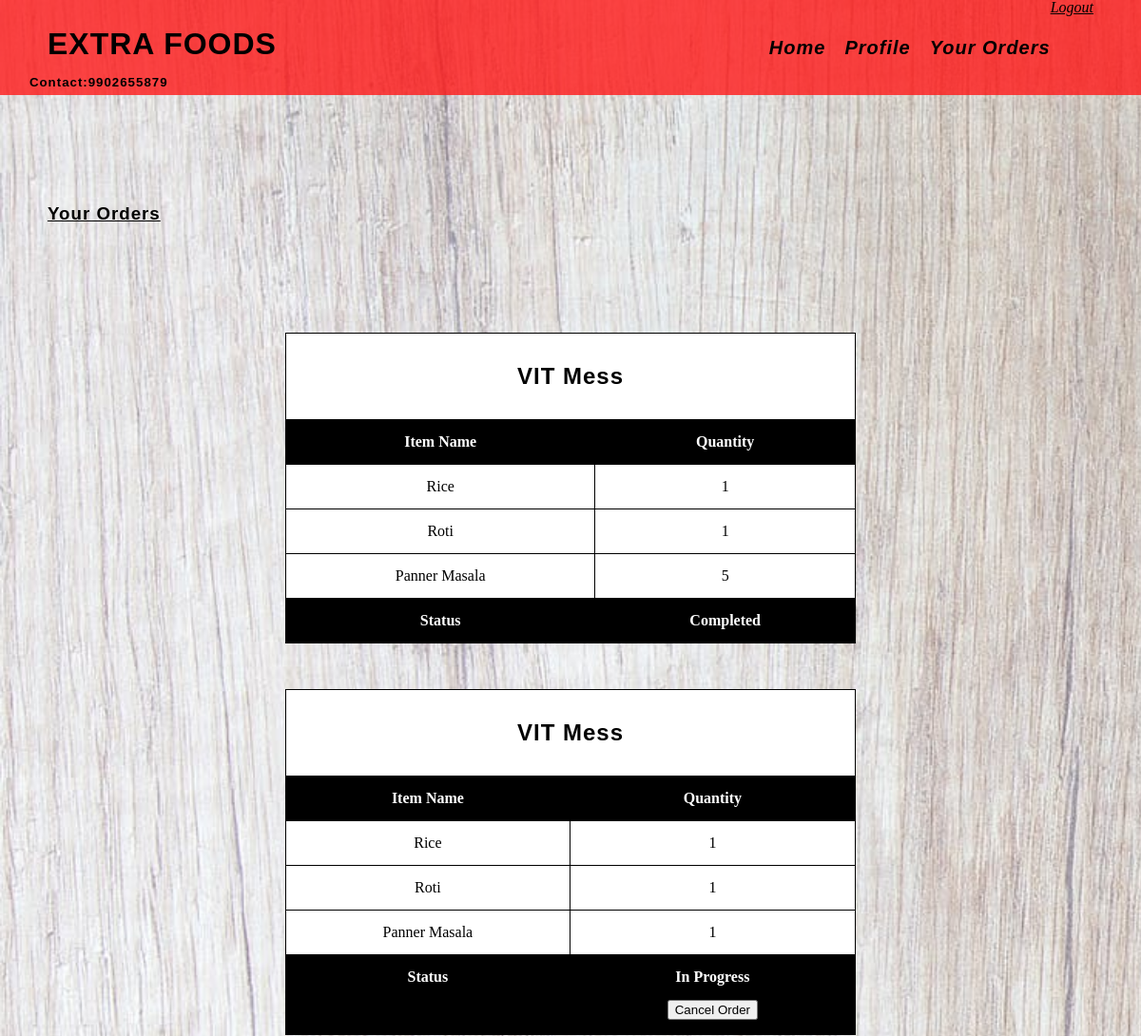
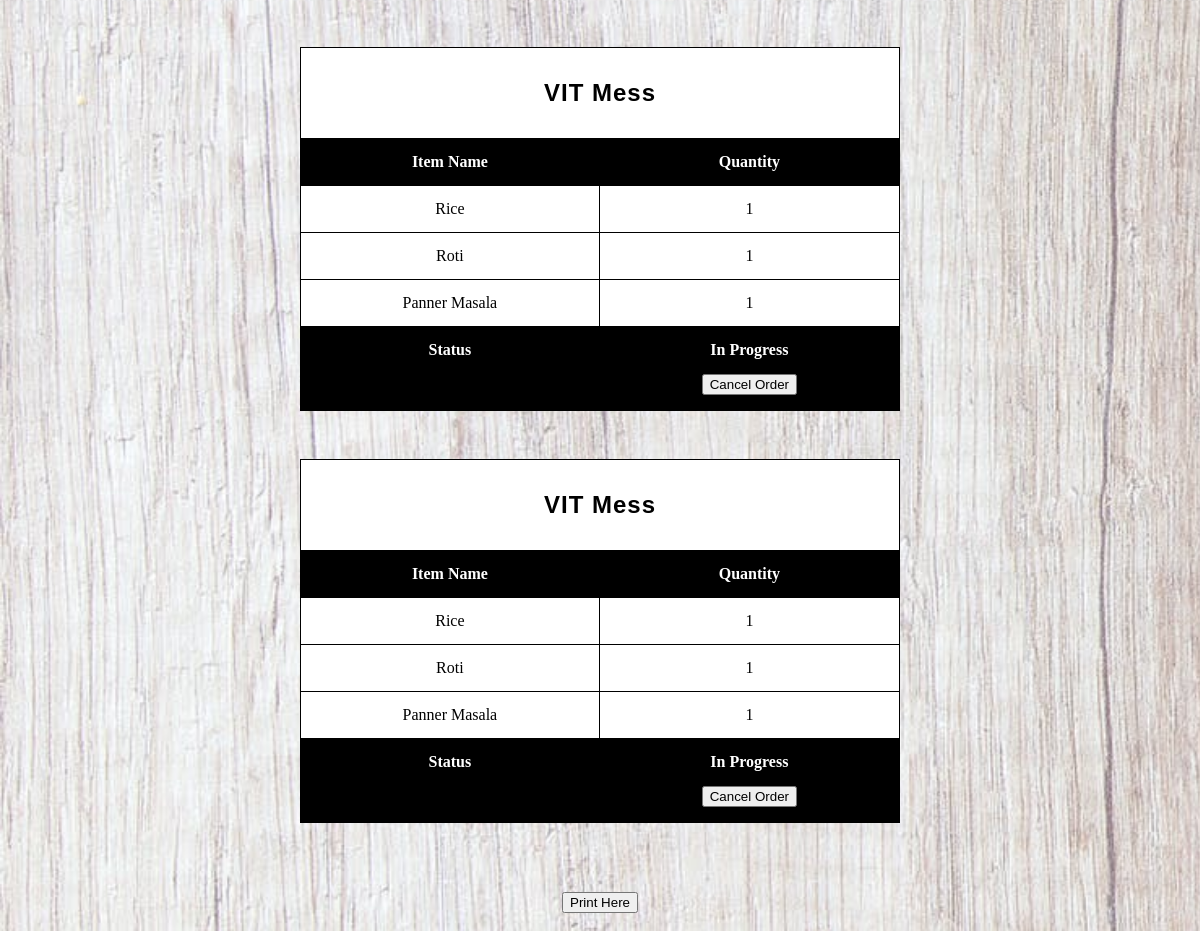
Page /ryour_order.php (signed in) on the committed database (2 pictures, top to bottom).
### tables this page shows
CREATE TABLE `restaurant` (
  `Resto_id` int(11) NOT NULL,
  `Email_Address` varchar(255) NOT NULL,
  `Password` varchar(255) NOT NULL,
  `Phone_number` bigint(15) NOT NULL,
  `Resto_name` varchar(255) DEFAULT NULL,
  `Image` text NOT NULL,
  `Address` longtext DEFAULT NULL,
  `Latitude` double NOT NULL,
  `Longitude` double NOT NULL
);

CREATE TABLE `purchase_order` (
  `Purchase_id` int(10) NOT NULL,
  `Customer_id` int(11) NOT NULL,
  `Resto_id` int(11) NOT NULL,
  `Item_id` int(11) NOT NULL,
  `Purchase_quantity` int(11) NOT NULL,
  `Status` int(1) NOT NULL
);

CREATE TABLE `item` (
  `Resto_id` int(11) NOT NULL,
  `Item_id` int(11) NOT NULL,
  `Item_name` varchar(255) NOT NULL,
  `Item_quantity` double NOT NULL
);

### ryour_order.php (the view, shortened to what this page needs)
<!DOCTYPE html>
<html lang="en">
<head>
	<link rel="stylesheet" type="text/css" href="style/reset.css">
	<link rel="stylesheet" type="text/css" href="style/responsive.css">
</head>
<body>
<section class="">
		<?php
			include 'header.php';
		?>
	</section>
	<section class="listings">
		<div class="wrapper">
				<h3 style="text-decoration: underline;">Your Orders</h3>
</section>
<?php
								include 'connection.php';
								$cid=$_SESSION['cid'];
								$a=array();
								$i=0;
								$select = "SELECT Distinct Purchase_id as p from purchase_order where Customer_id='$cid'";
								$result = $conn->query($select);
								while($row = $result->fetch_assoc()){
									$iid=$row['p'];
									$i++;
									array_push($a,$iid);
								}
								while($i>0){
									$i--;
									$select = "SELECT Resto_name  from purchase_order p,restaurant r where p.Purchase_id='$a[$i]' and p.Resto_id=r.Resto_id";
									$result = $conn->query($select);
									while($row = $result->fetch_assoc()){
										$resto=$row['Resto_name'];
									}
							?>
<table align="center">
						<tr>
							<td colspan="3" style="text-align:center"><b><h2><?php echo $resto ?><h2></b></td>
						</tr>
							<tr>
								<th>Item Name</th>
								<th>Quantity</th>
							</tr>
							<?php
								include 'connection.php';
								$select = "SELECT Item_name,Purchase_quantity,Status from purchase_order p,item i where p.Purchase_id='$a[$i]' and p.Item_id=i.Item_id";
								$result = $conn->query($select);
								while($row = $result->fetch_assoc()){
									$x=$row['Status'];
							?>
							<tr>
								<td><?php echo $row['Item_name'] ?></td>
								<td><?php echo $row['Purchase_quantity'] ?></td>
							<tr>
							<?php
								}
							?>
						<tr>
							<th> Status </th>
							<th style="text-align:center"><?php
							 if($x==0)
							 {
								echo "In Progress";
								?>
							<form method="post">
										<br>
										<input type="submit" name=<?php echo $a[$i] ?> value="Cancel Order">
							</form>
							<?php
							}
							else if($x==-1)
								echo "Cancelled";
							else
								echo "Completed";
							 ?></th>
						</tr>
						</table>
						<br><br><br>
						<?php
								}
						?>
					<h2 align="center"><input type="submit" onclick="window.print()" align="center" value="Print Here" /></h2>

### style/responsive.css (style rules this page uses)
body { background-image: url("bg4.jpg"); background-repeat: no-repeat; background-size: cover; }
.wrapper { max-width: 1100px; margin: 0 auto; position: relative; }
h1, h2, h3, h4, h5 ,h6 { color: #000000; font-family: "lato-regular", Helvetica, Arial, sans-serif; letter-spacing: 1px; }
h2 { font-size: 1.5em; margin: .75em 0 }
h3 { font-size: 1.17em; margin: .83em 0 }
h1, h2, h3, h4, h5, h6 { font-weight: bolder }
.listings { padding: 100px 0; }

### ryour_order.php (style rules this page uses)
table, th, td,tr { padding: 15px; border: 1px solid black; text-align:center; }
table { width:50%; margin-left:25%; margin-right:25%; }
tr:nth-child(even) { background-color: #eee; }
tr:nth-child(odd) { background-color: #fff; }
th { background-color: black; color: white; }

### rows in the picture
restaurant: Resto_name "VIT Mess", shows "Completed"
purchase_order: Item.Item_name "Rice", Purchase_quantity "1"
purchase_order: Item.Item_name "Roti", Purchase_quantity "1"
purchase_order: Item.Item_name "Panner Masala", Purchase_quantity "5"
purchase_order: Item.Item_name "Rice", Purchase_quantity "1"
purchase_order: Item.Item_name "Roti", Purchase_quantity "1"
purchase_order: Item.Item_name "Panner Masala", Purchase_quantity "1"
purchase_order: Item.Item_name "Rice", Purchase_quantity "1"
purchase_order: Item.Item_name "Roti", Purchase_quantity "1"
purchase_order: Item.Item_name "Panner Masala", Purchase_quantity "1"
purchase_order: Item.Item_name "Rice", Purchase_quantity "1"
purchase_order: Item.Item_name "Roti", Purchase_quantity "1"
purchase_order: Item.Item_name "Panner Masala", Purchase_quantity "1"
